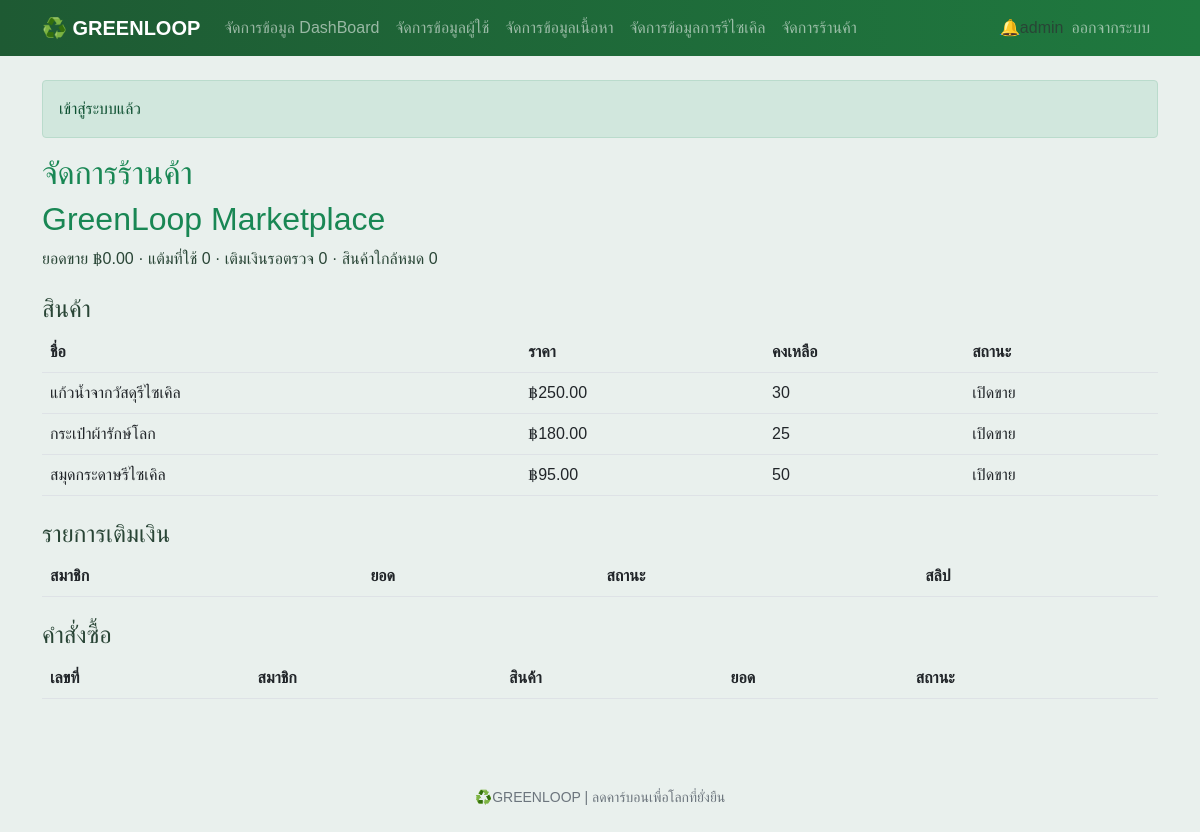
Page /admin/store.php (signed in) on the committed database.
### tables this page shows
CREATE TABLE `products` (
  `id` int(11) NOT NULL AUTO_INCREMENT,
  `name` varchar(150) NOT NULL,
  `price_thb` decimal(10,2) NOT NULL,
  `stock` int(11) NOT NULL DEFAULT 0,
  `is_active` tinyint(1) NOT NULL DEFAULT 1,
  `description` text NOT NULL,
  `image_path` varchar(255) NOT NULL DEFAULT '',
  `eco_impact` varchar(255) NOT NULL,
  `created_at` datetime NOT NULL DEFAULT current_timestamp(),
  PRIMARY KEY (`id`),
  KEY `products_active_stock_idx` (`is_active`, `stock`)
);

### controller/marketplace_admin.php (called while the page is built, shortened)
<?php
require_once __DIR__ . '/../init.php';
$metrics = $db->query("SELECT
    (SELECT COALESCE(SUM(wallet_paid), 0) FROM orders) AS sales,
    (SELECT COALESCE(SUM(points_used), 0) FROM orders) AS points,
    (SELECT COUNT(*) FROM wallet_transactions WHERE transaction_type = 'topup' AND status = 'pending') AS pending_topups,
    (SELECT COUNT(*) FROM products WHERE is_active = 1 AND stock <= 5) AS low_stock")->fetch_assoc();
$products = $db->query('SELECT * FROM products ORDER BY created_at DESC')->fetch_all(MYSQLI_ASSOC);

### init.php (called while the page is built, shortened)
<?php
function e($value){
    return htmlspecialchars((string) $value , ENT_QUOTES , 'UTF-8');
}
require_once __DIR__ . '/header.php';

### admin/store.php (the view, shortened to what this page needs)
<?php
require '../init.php';
require '../controller/marketplace_admin.php';
?>
<h1 class="h2 text-success">GreenLoop Marketplace</h1>
<p>ยอดขาย ฿<?= number_format((float) $metrics['sales'], 2)?> · แต้มที่ใช้ <?= number_format((int) $metrics['points'])?> · เติมเงินรอตรวจ <?= (int) $metrics['pending_topups']?> · สินค้าใกล้หมด <?= (int) $metrics['low_stock']?></p>
<h2 class="h4 mt-4">สินค้า</h2>
<table class="table"><tr><th>ชื่อ</th><th>ราคา</th><th>คงเหลือ</th><th>สถานะ</th></tr>
<?php foreach($products as $p): ?><tr><td><?= e($p['name'])?></td><td>฿<?= number_format((float) $p['price_thb'], 2)?></td><td><?= (int) $p['stock']?></td><td><?= $p['is_active'] ? 'เปิดขาย' : 'ปิดขาย'?></td></tr><?php endforeach; ?>
</table>
<h2 class="h4 mt-4">รายการเติมเงิน</h2>
<table class="table"><tr><th>สมาชิก</th><th>ยอด</th><th>สถานะ</th><th>สลิป</th></tr>
</table>
<h2 class="h4 mt-4">คำสั่งซื้อ</h2>
<table class="table"><tr><th>เลขที่</th><th>สมาชิก</th><th>สินค้า</th><th>ยอด</th><th>สถานะ</th></tr>
</table>

### assets/style.css (style rules this page uses)
:root { --green:#167a31 ; --deep-green: #1e5a33 ; --soft-green: #e9f0ed; }
body { color: #294536; background: #e9f0ed; font-family: 'Leelawade', Tahoma , sans-serif; }

### rows in the picture
products: name "แก้วน้ำจากวัสดุรีไซเคิล", price_thb "250.00", stock "30", is_active "เปิดขาย"
products: name "กระเป๋าผ้ารักษ์โลก", price_thb "180.00", stock "25", is_active "เปิดขาย"
products: name "สมุดกระดาษรีไซเคิล", price_thb "95.00", stock "50", is_active "เปิดขาย"

### other values in the picture
$u['name'] "admin"
$_SESSION['flash'][0] "เข้าสู่ระบบแล้ว"
$title "จัดการร้านค้า"
$metrics['sales'] "0.00"
$metrics['points'] "0"
$metrics['pending_topups'] "0"
$metrics['low_stock'] "0"
